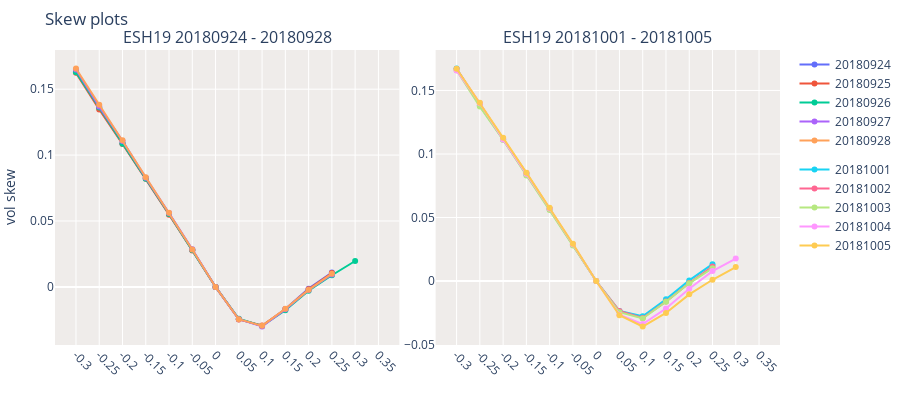
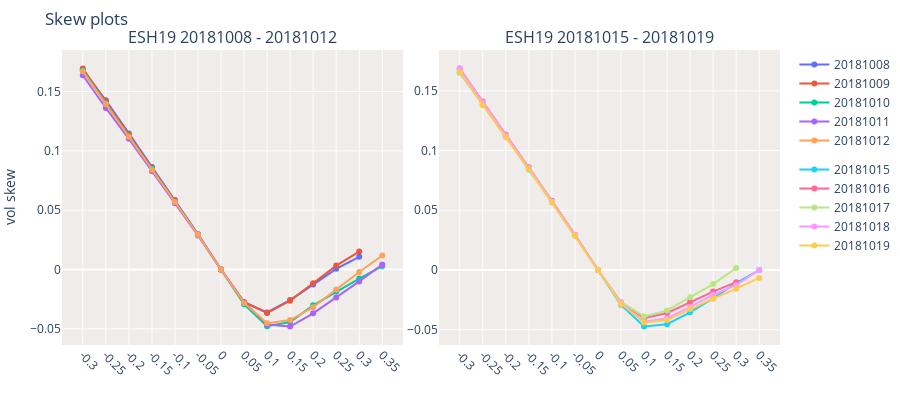
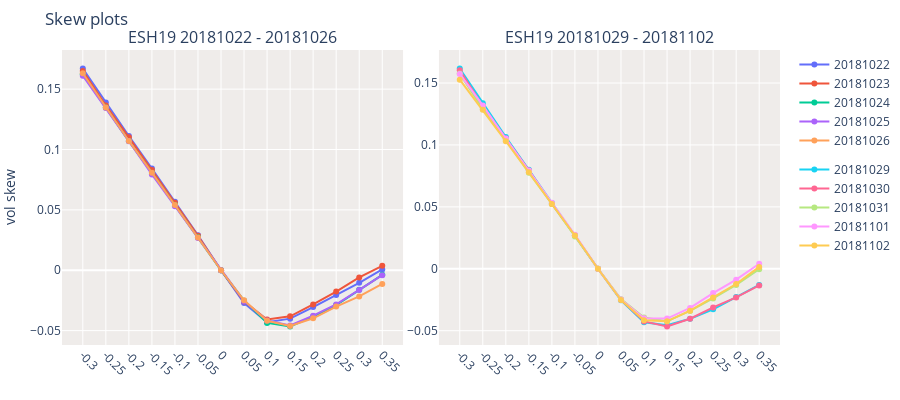
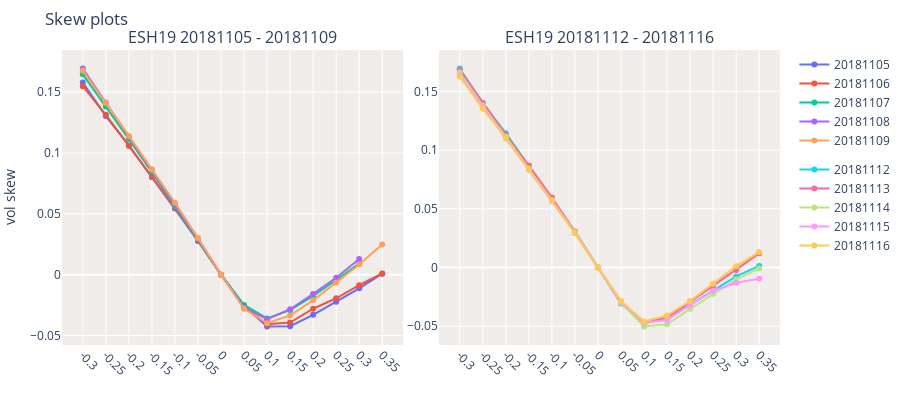

Notebook cell for these charts, in order:
### Code cell
grid_plot=True
clist = [c for c in all_contracts if (c[:2]==f'{SYMBOL_TO_RESEARCH}') & (c[-2:]=='19')]
volcols = ['symbol','settle_date','moneyness','vol_skew']
dfivf = df_iv_final[volcols].groupby(['symbol','settle_date','moneyness'],as_index=False).mean()

for c in clist:
    dft = dfivf[dfivf.symbol==c]
    if len(dft)<=0:
        print(f'no data for symbol {c}')
        continue
    if grid_plot:
        graph_skew_subplots(dfivf[dfivf.symbol==c],rows=1,cols=2)
    else:
        rls = graph_skew(dfivf[dfivf.symbol==c],do_plot=True)

### Figure 1 — Plotly figure (JSON) as saved in the notebook; plotly's stock layout.template omitted (floating-point values rounded to 4 significant figures)
{"data": [{"legendgroup": "(1, 1)", "name": "20180924", "type": "scatter", "x": [-0.3, -0.25, -0.2, -0.15, -0.1, -0.05, 0, 0.05, 0.1, 0.15, 0.2, 0.25, 0.3, 0.35], "xaxis": "x", "y": [0.1635, 0.1353, 0.1089, 0.0826, 0.0554, 0.0281, 0, -0.0244, -0.0296, -0.0167, -0.0013, 0.0109, null, null], "yaxis": "y"}, {"legendgroup": "(1, 1)", "name": "20180925", "type": "scatter", "x": [-0.3, -0.25, -0.2, -0.15, -0.1, -0.05, 0, 0.05, 0.1, 0.15, 0.2, 0.25, 0.3, 0.35], "xaxis": "x", "y": [0.1624, 0.1346, 0.1085, 0.082, 0.0548, 0.0276, 0, -0.0246, -0.0292, -0.0169, -0.0018, 0.0105, null, null], "yaxis": "y"}, {"legendgroup": "(1, 1)", "name": "20180926", "type": "scatter", "x": [-0.3, -0.25, -0.2, -0.15, -0.1, -0.05, 0, 0.05, 0.1, 0.15, 0.2, 0.25, 0.3, 0.35], "xaxis": "x", "y": [0.1628, 0.1362, 0.1087, 0.0821, 0.0553, 0.028, 0, -0.0241, -0.0296, -0.0177, -0.0029, 0.0089, 0.0197, null], "yaxis": "y"}, {"legendgroup": "(1, 1)", "name": "20180927", "type": "scatter", "x": [-0.3, -0.25, -0.2, -0.15, -0.1, -0.05, 0, 0.05, 0.1, 0.15, 0.2, 0.25, 0.3, 0.35], "xaxis": "x", "y": [0.1649, 0.1368, 0.1108, 0.0828, 0.056, 0.0286, 0, -0.0245, -0.03, -0.017, -0.0023, 0.0095, null, null], "yaxis": "y"}, {"legendgroup": "(1, 1)", "name": "20180928", "type": "scatter", "x": [-0.3, -0.25, -0.2, -0.15, -0.1, -0.05, 0, 0.05, 0.1, 0.15, 0.2, 0.25, 0.3, 0.35], "xaxis": "x", "y": [0.1657, 0.1382, 0.1112, 0.0832, 0.0563, 0.0284, 0, -0.0245, -0.0295, -0.0165, -0.0022, 0.0101, null, null], "yaxis": "y"}, {"legendgroup": "(1, 2)", "name": "20181001", "type": "scatter", "x": [-0.3, -0.25, -0.2, -0.15, -0.1, -0.05, 0, 0.05, 0.1, 0.15, 0.2, 0.25, 0.3, 0.35], "xaxis": "x2", "y": [0.1673, 0.1381, 0.1114, 0.0842, 0.0566, 0.0284, 0, -0.0236, -0.0278, -0.0144, 0.0005, 0.0133, null, null], "yaxis": "y2"}, {"legendgroup": "(1, 2)", "name": "20181002", "type": "scatter", "x": [-0.3, -0.25, -0.2, -0.15, -0.1, -0.05, 0, 0.05, 0.1, 0.15, 0.2, 0.25, 0.3, 0.35], "xaxis": "x2", "y": [0.167, 0.1393, 0.112, 0.085, 0.0569, 0.0286, 0, -0.0235, -0.0291, -0.0162, -0.0016, 0.0114, null, null], "yaxis": "y2"}, {"legendgroup": "(1, 2)", "name": "20181003", "type": "scatter", "x": [-0.3, -0.25, -0.2, -0.15, -0.1, -0.05, 0, 0.05, 0.1, 0.15, 0.2, 0.25, 0.3, 0.35], "xaxis": "x2", "y": [0.1659, 0.1373, 0.1111, 0.0831, 0.0559, 0.0279, 0, -0.0245, -0.0295, -0.0163, -0.0018, 0.0101, null, null], "yaxis": "y2"}, {"legendgroup": "(1, 2)", "name": "20181004", "type": "scatter", "x": [-0.3, -0.25, -0.2, -0.15, -0.1, -0.05, 0, 0.05, 0.1, 0.15, 0.2, 0.25, 0.3, 0.35], "xaxis": "x2", "y": [0.1658, 0.14, 0.1114, 0.0845, 0.0571, 0.029, 0, -0.0265, -0.0339, -0.0216, -0.0061, 0.0078, 0.0177, null], "yaxis": "y2"}, {"legendgroup": "(1, 2)", "name": "20181005", "type": "scatter", "x": [-0.3, -0.25, -0.2, -0.15, -0.1, -0.05, 0, 0.05, 0.1, 0.15, 0.2, 0.25, 0.3, 0.35], "xaxis": "x2", "y": [0.1671, 0.1403, 0.1127, 0.0853, 0.0577, 0.0294, 0, -0.0269, -0.0358, -0.0251, -0.0105, 0.001, 0.011, null], "yaxis": "y2"}], "layout": {"annotations": [{"font": {"size": 16}, "showarrow": false, "text": "ESH19 20180924 - 20180928", "x": 0.2375, "xanchor": "center", "xref": "paper", "y": 1, "yanchor": "bottom", "yref": "paper"}, {"font": {"size": 16}, "showarrow": false, "text": "ESH19 20181001 - 20181005", "x": 0.7625, "xanchor": "center", "xref": "paper", "y": 1, "yanchor": "bottom", "yref": "paper"}], "autosize": true, "bargap": 0.05, "font": {"family": "Open Sans, sans-serif"}, "height": 400, "hovermode": "x", "margin": {"b": 55, "l": 5, "r": 5, "t": 50}, "plot_bgcolor": "#EFECEA", "showlegend": true, "title": {"text": "Skew plots<br>"}, "width": 900, "xaxis": {"anchor": "y", "domain": [0, 0.475], "tickangle": 45, "ticktext": [-0.3, -0.25, -0.2, -0.15, -0.1, -0.05, 0, 0.05, 0.1, 0.15, 0.2, 0.25, 0.3, 0.35], "tickvals": [-0.3, -0.25, -0.2, -0.15, -0.1, -0.05, 0, 0.05, 0.1, 0.15, 0.2, 0.25, 0.3, 0.35], "type": "category"}, "xaxis2": {"anchor": "y2", "domain": [0.525, 1], "tickangle": 45, "ticktext": [-0.3, -0.25, -0.2, -0.15, -0.1, -0.05, 0, 0.05, 0.1, 0.15, 0.2, 0.25, 0.3, 0.35], "tickvals": [-0.3, -0.25, -0.2, -0.15, -0.1, -0.05, 0, 0.05, 0.1, 0.15, 0.2, 0.25, 0.3, 0.35], "type": "category"}, "yaxis": {"anchor": "x", "domain": [0, 1], "title": {"text": "vol skew"}}, "yaxis2": {"anchor": "x2", "domain": [0, 1], "title": {"text": ""}}}}

### Figure 2 — Plotly figure (JSON) as saved in the notebook; plotly's stock layout.template omitted (floating-point values rounded to 4 significant figures)
{"data": [{"legendgroup": "(1, 1)", "name": "20181008", "type": "scatter", "x": [-0.3, -0.25, -0.2, -0.15, -0.1, -0.05, 0, 0.05, 0.1, 0.15, 0.2, 0.25, 0.3, 0.35], "xaxis": "x", "y": [0.1682, 0.1426, 0.1147, 0.0863, 0.0585, 0.0298, 0, -0.0277, -0.0362, -0.0257, -0.0127, 0.0006, 0.0107, null], "yaxis": "y"}, {"legendgroup": "(1, 1)", "name": "20181009", "type": "scatter", "x": [-0.3, -0.25, -0.2, -0.15, -0.1, -0.05, 0, 0.05, 0.1, 0.15, 0.2, 0.25, 0.3, 0.35], "xaxis": "x", "y": [0.1694, 0.1421, 0.1138, 0.0858, 0.0578, 0.0295, 0, -0.0273, -0.0366, -0.0262, -0.0116, 0.0033, 0.0151, null], "yaxis": "y"}, {"legendgroup": "(1, 1)", "name": "20181010", "type": "scatter", "x": [-0.3, -0.25, -0.2, -0.15, -0.1, -0.05, 0, 0.05, 0.1, 0.15, 0.2, 0.25, 0.3, 0.35], "xaxis": "x", "y": [0.1679, 0.1402, 0.1129, 0.0851, 0.057, 0.0293, 0, -0.0293, -0.0478, -0.0442, -0.0301, -0.0186, -0.0076, 0.0029], "yaxis": "y"}, {"legendgroup": "(1, 1)", "name": "20181011", "type": "scatter", "x": [-0.3, -0.25, -0.2, -0.15, -0.1, -0.05, 0, 0.05, 0.1, 0.15, 0.2, 0.25, 0.3, 0.35], "xaxis": "x", "y": [0.1637, 0.1361, 0.1101, 0.0829, 0.0559, 0.02865, 0, -0.0276, -0.0463, -0.048, -0.0369, -0.0235, -0.01, 0.0042], "yaxis": "y"}, {"legendgroup": "(1, 1)", "name": "20181012", "type": "scatter", "x": [-0.3, -0.25, -0.2, -0.15, -0.1, -0.05, 0, 0.05, 0.1, 0.15, 0.2, 0.25, 0.3, 0.35], "xaxis": "x", "y": [0.167, 0.1394, 0.1118, 0.0841, 0.057, 0.0293, 0, -0.0281, -0.0452, -0.0426, -0.0317, -0.0169, -0.0021, 0.0118], "yaxis": "y"}, {"legendgroup": "(1, 2)", "name": "20181015", "type": "scatter", "x": [-0.3, -0.25, -0.2, -0.15, -0.1, -0.05, 0, 0.05, 0.1, 0.15, 0.2, 0.25, 0.3, 0.35], "xaxis": "x2", "y": [0.1654, 0.1385, 0.1122, 0.0841, 0.0576, 0.0291, 0, -0.0291, -0.0473, -0.0454, -0.0354, -0.0237, -0.0109, -0.0001], "yaxis": "y2"}, {"legendgroup": "(1, 2)", "name": "20181016", "type": "scatter", "x": [-0.3, -0.25, -0.2, -0.15, -0.1, -0.05, 0, 0.05, 0.1, 0.15, 0.2, 0.25, 0.3, 0.35], "xaxis": "x2", "y": [0.1687, 0.141, 0.1135, 0.0861, 0.058, 0.0295, 0, -0.0271, -0.0403, -0.036, -0.027, -0.0181, -0.0102, null], "yaxis": "y2"}, {"legendgroup": "(1, 2)", "name": "20181017", "type": "scatter", "x": [-0.3, -0.25, -0.2, -0.15, -0.1, -0.05, 0, 0.05, 0.1, 0.15, 0.2, 0.25, 0.3, 0.35], "xaxis": "x2", "y": [0.167, 0.1396, 0.1125, 0.0852, 0.0574, 0.0291, 0, -0.0268, -0.0388, -0.0338, -0.0229, -0.0118, 0.0017, null], "yaxis": "y2"}, {"legendgroup": "(1, 2)", "name": "20181018", "type": "scatter", "x": [-0.3, -0.25, -0.2, -0.15, -0.1, -0.05, 0, 0.05, 0.1, 0.15, 0.2, 0.25, 0.3, 0.35], "xaxis": "x2", "y": [0.1687, 0.1404, 0.1128, 0.0851, 0.0572, 0.0292, 0, -0.0277, -0.0434, -0.0404, -0.0309, -0.0208, -0.0127, 0.0001], "yaxis": "y2"}, {"legendgroup": "(1, 2)", "name": "20181019", "type": "scatter", "x": [-0.3, -0.25, -0.2, -0.15, -0.1, -0.05, 0, 0.05, 0.1, 0.15, 0.2, 0.25, 0.3, 0.35], "xaxis": "x2", "y": [0.1655, 0.138, 0.1111, 0.0843, 0.0564, 0.0286, 0, -0.0284, -0.044, -0.0419, -0.0327, -0.0239, -0.0156, -0.0066], "yaxis": "y2"}], "layout": {"annotations": [{"font": {"size": 16}, "showarrow": false, "text": "ESH19 20181008 - 20181012", "x": 0.2375, "xanchor": "center", "xref": "paper", "y": 1, "yanchor": "bottom", "yref": "paper"}, {"font": {"size": 16}, "showarrow": false, "text": "ESH19 20181015 - 20181019", "x": 0.7625, "xanchor": "center", "xref": "paper", "y": 1, "yanchor": "bottom", "yref": "paper"}], "autosize": true, "bargap": 0.05, "font": {"family": "Open Sans, sans-serif"}, "height": 400, "hovermode": "x", "margin": {"b": 55, "l": 5, "r": 5, "t": 50}, "plot_bgcolor": "#EFECEA", "showlegend": true, "title": {"text": "Skew plots<br>"}, "width": 900, "xaxis": {"anchor": "y", "domain": [0, 0.475], "tickangle": 45, "ticktext": [-0.3, -0.25, -0.2, -0.15, -0.1, -0.05, 0, 0.05, 0.1, 0.15, 0.2, 0.25, 0.3, 0.35], "tickvals": [-0.3, -0.25, -0.2, -0.15, -0.1, -0.05, 0, 0.05, 0.1, 0.15, 0.2, 0.25, 0.3, 0.35], "type": "category"}, "xaxis2": {"anchor": "y2", "domain": [0.525, 1], "tickangle": 45, "ticktext": [-0.3, -0.25, -0.2, -0.15, -0.1, -0.05, 0, 0.05, 0.1, 0.15, 0.2, 0.25, 0.3, 0.35], "tickvals": [-0.3, -0.25, -0.2, -0.15, -0.1, -0.05, 0, 0.05, 0.1, 0.15, 0.2, 0.25, 0.3, 0.35], "type": "category"}, "yaxis": {"anchor": "x", "domain": [0, 1], "title": {"text": "vol skew"}}, "yaxis2": {"anchor": "x2", "domain": [0, 1], "title": {"text": ""}}}}

### Figure 3 — Plotly figure (JSON) as saved in the notebook; plotly's stock layout.template omitted (floating-point values rounded to 4 significant figures)
{"data": [{"legendgroup": "(1, 1)", "name": "20181022", "type": "scatter", "x": [-0.3, -0.25, -0.2, -0.15, -0.1, -0.05, 0, 0.05, 0.1, 0.15, 0.2, 0.25, 0.3, 0.35], "xaxis": "x", "y": [0.1671, 0.1389, 0.1112, 0.0843, 0.0568, 0.029, 0, -0.0271, -0.0431, -0.0401, -0.0305, -0.0205, -0.0104, 0.0007], "yaxis": "y"}, {"legendgroup": "(1, 1)", "name": "20181023", "type": "scatter", "x": [-0.3, -0.25, -0.2, -0.15, -0.1, -0.05, 0, 0.05, 0.1, 0.15, 0.2, 0.25, 0.3, 0.35], "xaxis": "x", "y": [0.1651, 0.1365, 0.1101, 0.0831, 0.056, 0.0286, 0, -0.0259, -0.0408, -0.0382, -0.0283, -0.0177, -0.006, 0.0037], "yaxis": "y"}, {"legendgroup": "(1, 1)", "name": "20181024", "type": "scatter", "x": [-0.3, -0.25, -0.2, -0.15, -0.1, -0.05, 0, 0.05, 0.1, 0.15, 0.2, 0.25, 0.3, 0.35], "xaxis": "x", "y": [0.1623, 0.1348, 0.107, 0.0806, 0.054, 0.0274, 0, -0.0252, -0.0436, -0.0466, -0.0383, -0.0288, -0.0161, -0.0038], "yaxis": "y"}, {"legendgroup": "(1, 1)", "name": "20181025", "type": "scatter", "x": [-0.3, -0.25, -0.2, -0.15, -0.1, -0.05, 0, 0.05, 0.1, 0.15, 0.2, 0.25, 0.3, 0.35], "xaxis": "x", "y": [0.1611, 0.1344, 0.1069, 0.0793, 0.053, 0.0268, 0, -0.0256, -0.0417, -0.0458, -0.0376, -0.0283, -0.0163, -0.0041], "yaxis": "y"}, {"legendgroup": "(1, 1)", "name": "20181026", "type": "scatter", "x": [-0.3, -0.25, -0.2, -0.15, -0.1, -0.05, 0, 0.05, 0.1, 0.15, 0.2, 0.25, 0.3, 0.35], "xaxis": "x", "y": [0.1632, 0.1347, 0.1071, 0.0808, 0.054, 0.0271, 0, -0.0249, -0.0419, -0.0461, -0.0398, -0.0301, -0.0217, -0.0113], "yaxis": "y"}, {"legendgroup": "(1, 2)", "name": "20181029", "type": "scatter", "x": [-0.3, -0.25, -0.2, -0.15, -0.1, -0.05, 0, 0.05, 0.1, 0.15, 0.2, 0.25, 0.3, 0.35], "xaxis": "x2", "y": [0.1617, 0.1337, 0.1064, 0.0799, 0.0531, 0.027, 0, -0.0255, -0.0432, -0.0456, -0.0404, -0.0327, -0.0227, -0.013], "yaxis": "y2"}, {"legendgroup": "(1, 2)", "name": "20181030", "type": "scatter", "x": [-0.3, -0.25, -0.2, -0.15, -0.1, -0.05, 0, 0.05, 0.1, 0.15, 0.2, 0.25, 0.3, 0.35], "xaxis": "x2", "y": [0.1603, 0.1313, 0.1052, 0.0794, 0.0523, 0.0269, 0, -0.025, -0.0425, -0.0466, -0.0403, -0.0312, -0.0231, -0.0134], "yaxis": "y2"}, {"legendgroup": "(1, 2)", "name": "20181031", "type": "scatter", "x": [-0.3, -0.25, -0.2, -0.15, -0.1, -0.05, 0, 0.05, 0.1, 0.15, 0.2, 0.25, 0.3, 0.35], "xaxis": "x2", "y": [0.1576, 0.1291, 0.104, 0.0776, 0.0523, 0.0261, 0, -0.0245, -0.0393, -0.0423, -0.034, -0.0239, -0.013, -0.0003], "yaxis": "y2"}, {"legendgroup": "(1, 2)", "name": "20181101", "type": "scatter", "x": [-0.3, -0.25, -0.2, -0.15, -0.1, -0.05, 0, 0.05, 0.1, 0.15, 0.2, 0.25, 0.3, 0.35], "xaxis": "x2", "y": [0.1573, 0.1319, 0.1052, 0.0793, 0.0534, 0.0275, 0, -0.0248, -0.0399, -0.0402, -0.0316, -0.0196, -0.0088, 0.0041], "yaxis": "y2"}, {"legendgroup": "(1, 2)", "name": "20181102", "type": "scatter", "x": [-0.3, -0.25, -0.2, -0.15, -0.1, -0.05, 0, 0.05, 0.1, 0.15, 0.2, 0.25, 0.3, 0.35], "xaxis": "x2", "y": [0.1527, 0.1283, 0.103, 0.0779, 0.0524, 0.0269, 0, -0.0253, -0.0415, -0.0424, -0.0338, -0.0231, -0.0123, 0.0015], "yaxis": "y2"}], "layout": {"annotations": [{"font": {"size": 16}, "showarrow": false, "text": "ESH19 20181022 - 20181026", "x": 0.2375, "xanchor": "center", "xref": "paper", "y": 1, "yanchor": "bottom", "yref": "paper"}, {"font": {"size": 16}, "showarrow": false, "text": "ESH19 20181029 - 20181102", "x": 0.7625, "xanchor": "center", "xref": "paper", "y": 1, "yanchor": "bottom", "yref": "paper"}], "autosize": true, "bargap": 0.05, "font": {"family": "Open Sans, sans-serif"}, "height": 400, "hovermode": "x", "margin": {"b": 55, "l": 5, "r": 5, "t": 50}, "plot_bgcolor": "#EFECEA", "showlegend": true, "title": {"text": "Skew plots<br>"}, "width": 900, "xaxis": {"anchor": "y", "domain": [0, 0.475], "tickangle": 45, "ticktext": [-0.3, -0.25, -0.2, -0.15, -0.1, -0.05, 0, 0.05, 0.1, 0.15, 0.2, 0.25, 0.3, 0.35], "tickvals": [-0.3, -0.25, -0.2, -0.15, -0.1, -0.05, 0, 0.05, 0.1, 0.15, 0.2, 0.25, 0.3, 0.35], "type": "category"}, "xaxis2": {"anchor": "y2", "domain": [0.525, 1], "tickangle": 45, "ticktext": [-0.3, -0.25, -0.2, -0.15, -0.1, -0.05, 0, 0.05, 0.1, 0.15, 0.2, 0.25, 0.3, 0.35], "tickvals": [-0.3, -0.25, -0.2, -0.15, -0.1, -0.05, 0, 0.05, 0.1, 0.15, 0.2, 0.25, 0.3, 0.35], "type": "category"}, "yaxis": {"anchor": "x", "domain": [0, 1], "title": {"text": "vol skew"}}, "yaxis2": {"anchor": "x2", "domain": [0, 1], "title": {"text": ""}}}}

### Figure 4 — Plotly figure (JSON) as saved in the notebook; plotly's stock layout.template omitted (floating-point values rounded to 4 significant figures)
{"data": [{"legendgroup": "(1, 1)", "name": "20181105", "type": "scatter", "x": [-0.3, -0.25, -0.2, -0.15, -0.1, -0.05, 0, 0.05, 0.1, 0.15, 0.2, 0.25, 0.3, 0.35], "xaxis": "x", "y": [0.1578, 0.1303, 0.1062, 0.0802, 0.0544, 0.0277, 0, -0.0259, -0.0426, -0.0423, -0.033, -0.0223, -0.0112, 0.0008], "yaxis": "y"}, {"legendgroup": "(1, 1)", "name": "20181106", "type": "scatter", "x": [-0.3, -0.25, -0.2, -0.15, -0.1, -0.05, 0, 0.05, 0.1, 0.15, 0.2, 0.25, 0.3, 0.35], "xaxis": "x", "y": [0.1549, 0.1313, 0.1059, 0.0803, 0.0547, 0.0279, 0, -0.026, -0.0408, -0.0394, -0.028, -0.0194, -0.0087, 0.001], "yaxis": "y"}, {"legendgroup": "(1, 1)", "name": "20181107", "type": "scatter", "x": [-0.3, -0.25, -0.2, -0.15, -0.1, -0.05, 0, 0.05, 0.1, 0.15, 0.2, 0.25, 0.3, 0.35], "xaxis": "x", "y": [0.1646, 0.1382, 0.1114, 0.0842, 0.0565, 0.0286, 0, -0.0249, -0.036, -0.0292, -0.0175, -0.0044, 0.0093, null], "yaxis": "y"}, {"legendgroup": "(1, 1)", "name": "20181108", "type": "scatter", "x": [-0.3, -0.25, -0.2, -0.15, -0.1, -0.05, 0, 0.05, 0.1, 0.15, 0.2, 0.25, 0.3, 0.35], "xaxis": "x", "y": [0.1694, 0.1414, 0.1134, 0.0859, 0.058, 0.0293, 0, -0.027, -0.0366, -0.0284, -0.0158, -0.0025, 0.0128, null], "yaxis": "y"}, {"legendgroup": "(1, 1)", "name": "20181109", "type": "scatter", "x": [-0.3, -0.25, -0.2, -0.15, -0.1, -0.05, 0, 0.05, 0.1, 0.15, 0.2, 0.25, 0.3, 0.35], "xaxis": "x", "y": [0.1677, 0.1412, 0.114, 0.0865, 0.0591, 0.0302, 0, -0.028, -0.0399, -0.0335, -0.0211, -0.0065, 0.0084, 0.0248], "yaxis": "y"}, {"legendgroup": "(1, 2)", "name": "20181112", "type": "scatter", "x": [-0.3, -0.25, -0.2, -0.15, -0.1, -0.05, 0, 0.05, 0.1, 0.15, 0.2, 0.25, 0.3, 0.35], "xaxis": "x2", "y": [0.1695, 0.1398, 0.1144, 0.0866, 0.0591, 0.0304, 0, -0.0306, -0.0473, -0.0423, -0.0319, -0.0195, -0.0076, 0.0013], "yaxis": "y2"}, {"legendgroup": "(1, 2)", "name": "20181113", "type": "scatter", "x": [-0.3, -0.25, -0.2, -0.15, -0.1, -0.05, 0, 0.05, 0.1, 0.15, 0.2, 0.25, 0.3, 0.35], "xaxis": "x2", "y": [0.1683, 0.1401, 0.113, 0.0868, 0.0596, 0.0305, 0, -0.0303, -0.0476, -0.0431, -0.0293, -0.0157, -0.0021, 0.012], "yaxis": "y2"}, {"legendgroup": "(1, 2)", "name": "20181114", "type": "scatter", "x": [-0.3, -0.25, -0.2, -0.15, -0.1, -0.05, 0, 0.05, 0.1, 0.15, 0.2, 0.25, 0.3, 0.35], "xaxis": "x2", "y": [0.1661, 0.1379, 0.1113, 0.0843, 0.0573, 0.0297, 0, -0.03, -0.0503, -0.0484, -0.0353, -0.0227, -0.0102, -0.0009], "yaxis": "y2"}, {"legendgroup": "(1, 2)", "name": "20181115", "type": "scatter", "x": [-0.3, -0.25, -0.2, -0.15, -0.1, -0.05, 0, 0.05, 0.1, 0.15, 0.2, 0.25, 0.3, 0.35], "xaxis": "x2", "y": [0.1638, 0.1368, 0.1101, 0.0833, 0.0566, 0.0295, 0, -0.0292, -0.047, -0.0447, -0.0321, -0.0198, -0.013, -0.0097], "yaxis": "y2"}, {"legendgroup": "(1, 2)", "name": "20181116", "type": "scatter", "x": [-0.3, -0.25, -0.2, -0.15, -0.1, -0.05, 0, 0.05, 0.1, 0.15, 0.2, 0.25, 0.3, 0.35], "xaxis": "x2", "y": [0.1627, 0.1352, 0.1103, 0.0836, 0.0572, 0.0293, 0, -0.0285, -0.046, -0.041, -0.0286, -0.0138, 0.0011, 0.0131], "yaxis": "y2"}], "layout": {"annotations": [{"font": {"size": 16}, "showarrow": false, "text": "ESH19 20181105 - 20181109", "x": 0.2375, "xanchor": "center", "xref": "paper", "y": 1, "yanchor": "bottom", "yref": "paper"}, {"font": {"size": 16}, "showarrow": false, "text": "ESH19 20181112 - 20181116", "x": 0.7625, "xanchor": "center", "xref": "paper", "y": 1, "yanchor": "bottom", "yref": "paper"}], "autosize": true, "bargap": 0.05, "font": {"family": "Open Sans, sans-serif"}, "height": 400, "hovermode": "x", "margin": {"b": 55, "l": 5, "r": 5, "t": 50}, "plot_bgcolor": "#EFECEA", "showlegend": true, "title": {"text": "Skew plots<br>"}, "width": 900, "xaxis": {"anchor": "y", "domain": [0, 0.475], "tickangle": 45, "ticktext": [-0.3, -0.25, -0.2, -0.15, -0.1, -0.05, 0, 0.05, 0.1, 0.15, 0.2, 0.25, 0.3, 0.35], "tickvals": [-0.3, -0.25, -0.2, -0.15, -0.1, -0.05, 0, 0.05, 0.1, 0.15, 0.2, 0.25, 0.3, 0.35], "type": "category"}, "xaxis2": {"anchor": "y2", "domain": [0.525, 1], "tickangle": 45, "ticktext": [-0.3, -0.25, -0.2, -0.15, -0.1, -0.05, 0, 0.05, 0.1, 0.15, 0.2, 0.25, 0.3, 0.35], "tickvals": [-0.3, -0.25, -0.2, -0.15, -0.1, -0.05, 0, 0.05, 0.1, 0.15, 0.2, 0.25, 0.3, 0.35], "type": "category"}, "yaxis": {"anchor": "x", "domain": [0, 1], "title": {"text": "vol skew"}}, "yaxis2": {"anchor": "x2", "domain": [0, 1], "title": {"text": ""}}}}
